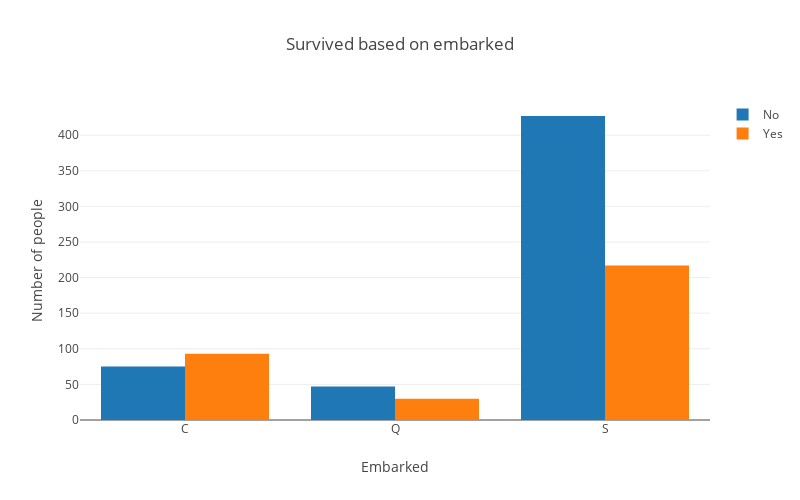

Source (notebook cell):
### Code cell
embarked = pd.crosstab([trainData.Survived], trainData.Embarked)
plotGraph(embarked, 'Survived based on embarked')

### Figure 1 — Plotly figure (JSON) as saved in the notebook; plotly's stock layout.template omitted (floating-point values rounded to 4 significant figures)
{"data": [{"name": "No", "type": "bar", "uid": "d45877ee-1fe0-47f0-a94f-a53bb748aa22", "x": ["C", "Q", "S"], "y": [75, 47, 427]}, {"name": "Yes", "type": "bar", "uid": "19325bb4-19c2-45e7-8813-9fea3e6f6c28", "x": ["C", "Q", "S"], "y": [93, 30, 217]}], "layout": {"autosize": false, "barmode": "group", "height": 500, "title": "Survived based on embarked", "width": 800, "xaxis": {"title": "Embarked"}, "yaxis": {"title": "Number of people"}}}
